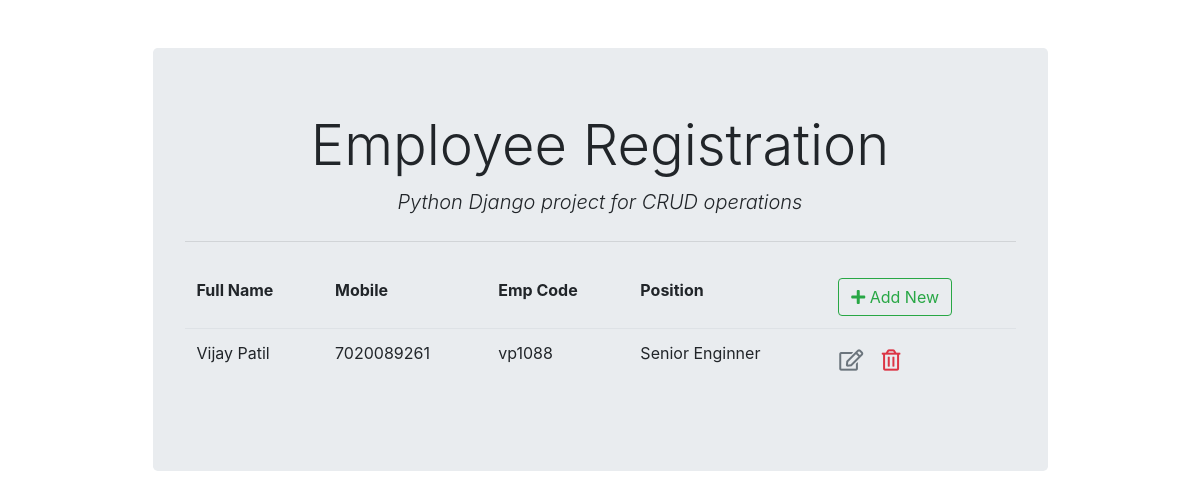
Page /employee/list on the earlier database version.
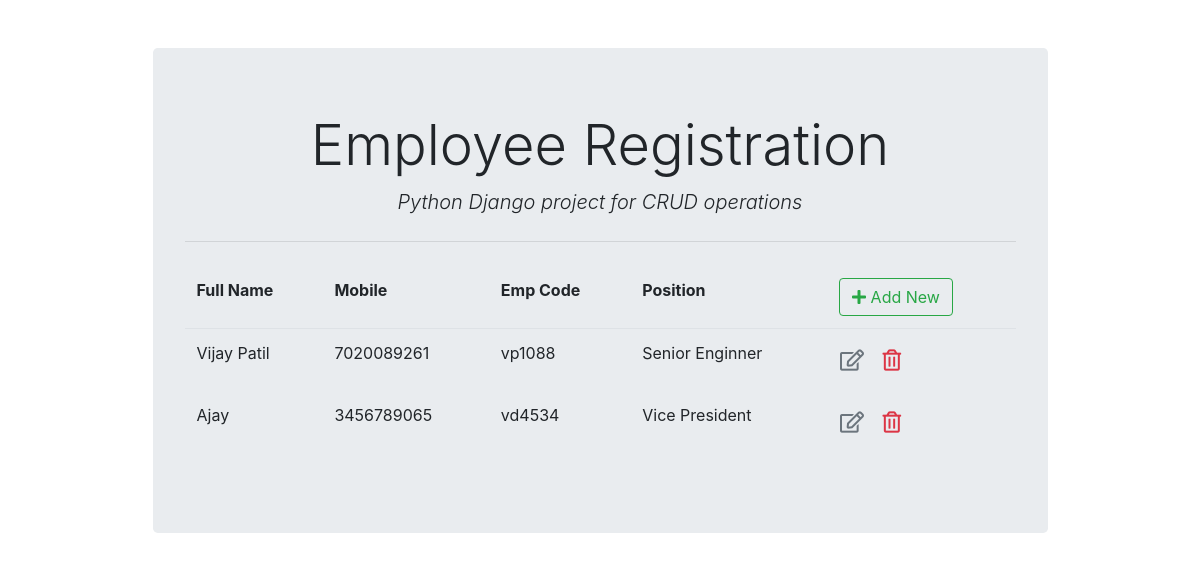
Same page on the later database version.
### crudapp/models.py (models this page shows)
class Employee(models.Model):
    full_name= models.CharField(max_length=100)
    emp_code= models.CharField(max_length=10)
    mobile= models.CharField(max_length=10)
    position= models.ForeignKey(position, on_delete=models.CASCADE)

class position(models.Model):
    title= models.CharField(max_length=100)
    def __str__(self):
        return self.title

### crudapp/views.py (the view)
# urls.py: path('list',views.employee_list),
def employee_list(request):
    context = {'employee_list': Employee.objects.all()}
    return render(request,'register/employee_list.html',context=context)

### crudapp/templates/register/employee_list.html (shortened to what this page needs)
{% extends 'register/base.html' %}
{% block content %}
<table class="table table-borderless">
    <thead class="border-bottom font-weight-bold">
        <tr>
            <td>Full Name</td>
            <td>Mobile</td>
            <td>Emp Code</td>
            <td>Position</td>
            <td>
                <a href="{% url 'employee_insert' %}" class="btn btn-outline-success">
                    <i class="fas fa-plus"></i> Add New
                </a>
            </td>
        </tr>
    </thead>
    <tbody>
        {% for employee in employee_list %}
            <tr>
                <td>{{employee.full_name}}</td>
                <td>{{employee.mobile}}</td>
                <td>{{employee.emp_code}}</td>
                <td>{{employee.position}}</td>
                <td>
                    <a href="{% url 'employee_update' employee.id %}" class="btn text-secondary px-0">
                        <i class="far fa-edit fa-lg"></i>
                    </a>
                    <form action="{% url 'employee_delete' employee.id %}" method="post" class="d-inline">
                        <button type="submit" class="btn">
                            <i class="far fa-trash-alt fa-lg text-danger float-right"></i>
                        </button>
                    </form>
                </td>
            </tr>
        {% endfor %}
    </tbody>
</table>
{% endblock content %}

### crudapp/templates/register/base.html (shortened to what this page needs)
<!DOCTYPE html>
<html lang="en">
<head>
    <link rel="stylesheet" href="https://stackpath.bootstrapcdn.com/bootstrap/4.3.1/css/bootstrap.min.css"
>
    <link rel="stylesheet" href="https://cdnjs.cloudflare.com/ajax/libs/font-awesome/5.11.2/css/all.min.css">
</head>
<body>
    <div class="container">
        <div class="col-md-10 offset-md-1 mt-5">
            <div class="jumbotron">
                <h1 class="display-4" align="center">Employee Registration</h1>
                <p class="lead font-italic" align="center">Python Django project for CRUD operations</p>
                <hr class="my-4">
                {% block content %}
                {% endblock content %}
            </div>
        </div>
    </div>
</body>
</html>

Differences in the rows shown:
added Employee: full_name "Ajay", mobile "3456789065", emp_code "vd4534", position "Vice President"
